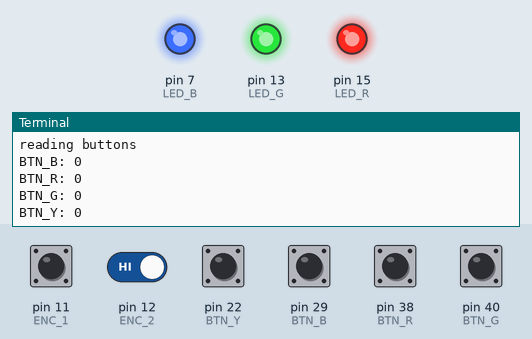
This program was run on a simulated Raspberry Pi (header pin numbers). Parts: output pins drawn as LEDs (lit = HIGH), the last lines printed to the terminal. The inputs (shaded band) are chosen by the test bench; at power-on: pin 11 (ENC_1), pin 12 (ENC_2) HIGH, pin 22 (BTN_Y), pin 29 (BTN_B), pin 38 (BTN_R), pin 40 (BTN_G) LOW.

Above: at 1.6 s.
1.7 s: pin 11 (ENC_1) driven LOW
At 2.1 s:
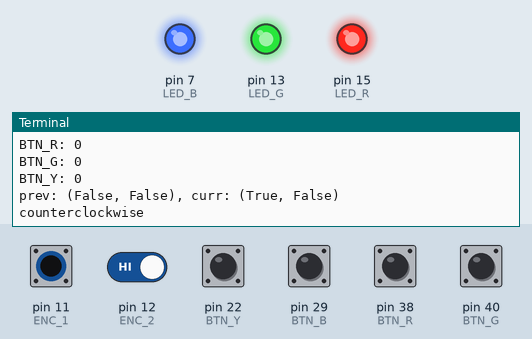
3.2 s: pin 12 (ENC_2) driven LOW
At 4.4 s:
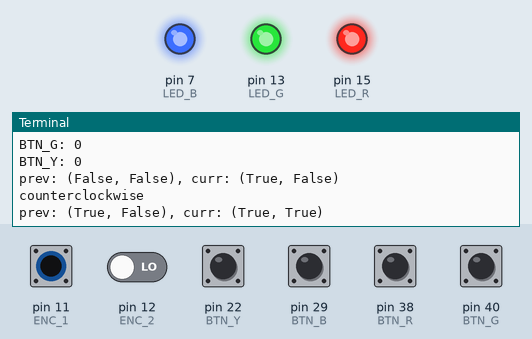
4.7 s: pin 11 (ENC_1) driven HIGH
At 5.6 s:
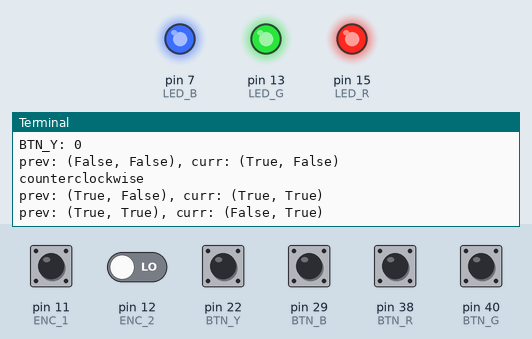
6.2 s: pin 12 (ENC_2) driven HIGH
At 6.7 s:
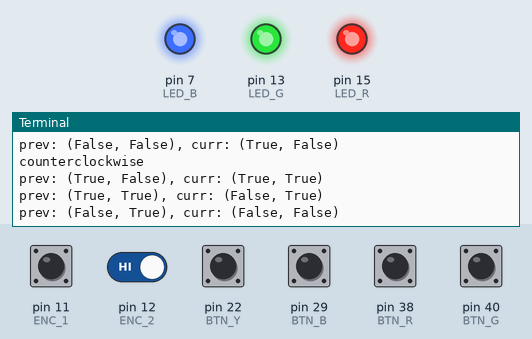
7.7 s: pin 11 (ENC_1) driven LOW and pin 12 (ENC_2) driven LOW
At 8.9 s:
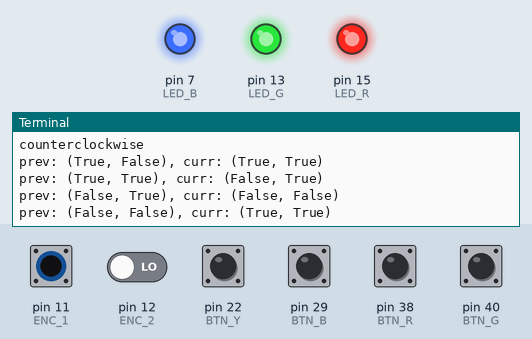
9.2 s: pin 11 (ENC_1) pulsed HIGH 2 times (0.12 s each, 0.3 s apart)
At 10.1 s:
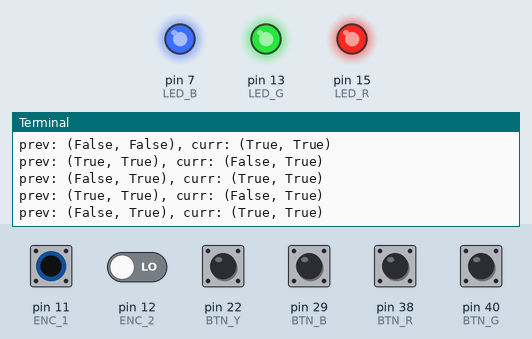

The program:

input.py
```python
#!/usr/bin/env python3

import RPi.GPIO as GPIO
import time

def debounce(pin):
    v1 = GPIO.input(pin)
    if v1 == GPIO.LOW:
        time.sleep(0.001) # sleep 1 ms
        v2 = GPIO.input(pin)
        if v2 == GPIO.LOW:
            return True
    return False


GPIO.setmode(GPIO.BOARD) # use board I/O pin numbers rather than processor pin numbers

LED_B = 7 # GPIO pin 4
LED_G = 13 # GPIO pin 27
LED_R = 15 # GPIO pin 22

BTN_B = 29 # GPIO pin 5
BTN_R = 38 # GPIO pin 20
BTN_G = 40 # GPIO pin 21
BTN_Y = 22 # GPIO pin 25

ENC_1 = 11 # GPIO pin 17
ENC_2 = 12 # GPIO pin 18

GPIO.setup(LED_B, GPIO.OUT)
GPIO.setup(LED_G, GPIO.OUT)
GPIO.setup(LED_R, GPIO.OUT)

GPIO.setup(BTN_B, GPIO.IN)
GPIO.setup(BTN_R, GPIO.IN)
GPIO.setup(BTN_G, GPIO.IN)
GPIO.setup(BTN_Y, GPIO.IN)

GPIO.setup(ENC_1, GPIO.IN)
GPIO.setup(ENC_2, GPIO.IN)

try:
    print('blinking LED')

    GPIO.output(LED_B, 0)
    GPIO.output(LED_G, 0)
    GPIO.output(LED_R, 0)

    time.sleep(0.2)

    GPIO.output(LED_B, 1)
    GPIO.output(LED_G, 1)
    GPIO.output(LED_R, 1)

    time.sleep(0.2)

    print('reading buttons')

    print(f'BTN_B: {GPIO.input(BTN_B)}')
    print(f'BTN_R: {GPIO.input(BTN_R)}')
    print(f'BTN_G: {GPIO.input(BTN_G)}')
    print(f'BTN_Y: {GPIO.input(BTN_Y)}')

    prev_1 = debounce(ENC_1)
    prev_2 = debounce(ENC_2)

    while True:
        curr_1 = debounce(ENC_1)
        curr_2 = debounce(ENC_2)

        if curr_1 != prev_1 or curr_2 != prev_2:
            print(f'prev: ({prev_1}, {prev_2}), curr: ({curr_1}, {curr_2})')
            if (prev_1, prev_2, curr_1, curr_2) == (False, False, False, True):
                print('clockwise')
            elif (prev_1, prev_2, curr_1, curr_2) == (False, False, True, False):
                print('counterclockwise')
            prev_1 = curr_1
            prev_2 = curr_2

finally:
    print('cleaning up GPIO state')
    GPIO.cleanup() # sets all GPIOs back to inputs for safety
```

Measured:
- after the input at 1.7 s, the terminal: prints a new line at once (image 1)
- after the input at 3.2 s, the terminal: prints a new line at once (image 2)
- after the input at 4.7 s, the terminal: prints a new line at once (image 3)
- after the input at 6.2 s, the terminal: prints a new line at once (image 4)
- after the input at 7.7 s, the terminal: prints a new line at once (image 5)
- after the input at 9.2 s, the terminal: prints a new line at once (image 6)
